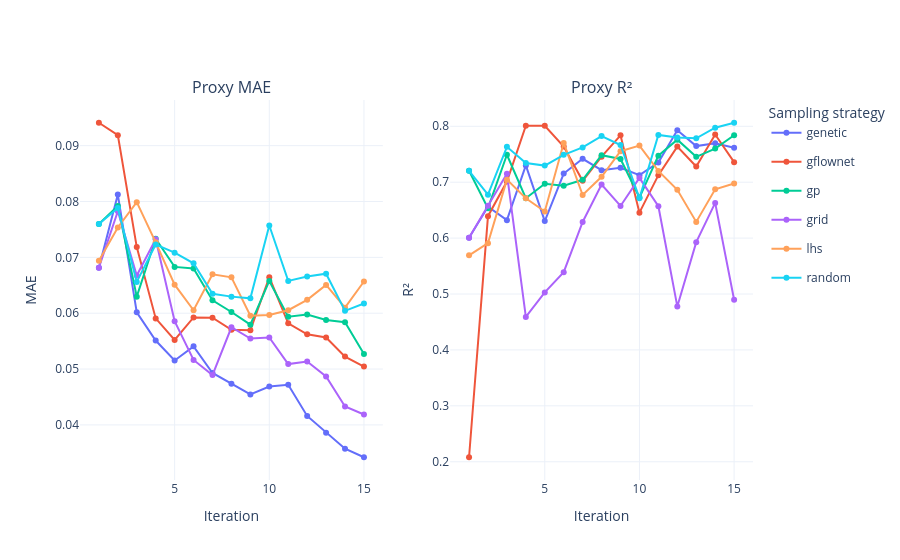

The code cell stored with this chart in its notebook:
### Code cell
plot_proxy_curves(metrics)

### Figure 1 — Plotly figure (JSON) as saved in the notebook; plotly's stock layout.template omitted (floating-point values rounded to 4 significant figures)
{"data": [{"legendgroup": "genetic", "line": {"color": "#636efa", "width": 2}, "marker": {"color": "#636efa"}, "mode": "lines+markers", "name": "genetic", "type": "scatter", "x": [1, 2, 3, 4, 5, 6, 7, 8, 9, 10, 11, 12, 13, 14, 15], "xaxis": "x", "y": [0.06815, 0.08124, 0.06015, 0.05511, 0.05153, 0.05407, 0.0493, 0.04738, 0.04544, 0.04687, 0.0472, 0.04161, 0.03861, 0.03574, 0.03421], "yaxis": "y"}, {"legendgroup": "genetic", "line": {"color": "#636efa", "width": 2}, "marker": {"color": "#636efa"}, "mode": "lines+markers", "name": "genetic", "showlegend": false, "type": "scatter", "x": [1, 2, 3, 4, 5, 6, 7, 8, 9, 10, 11, 12, 13, 14, 15], "xaxis": "x2", "y": [0.6005, 0.6561, 0.6321, 0.73, 0.6305, 0.7155, 0.7418, 0.7215, 0.7256, 0.7125, 0.7353, 0.7929, 0.7646, 0.7698, 0.7617], "yaxis": "y2"}, {"legendgroup": "gflownet", "line": {"color": "#ef553b", "width": 2}, "marker": {"color": "#ef553b"}, "mode": "lines+markers", "name": "gflownet", "type": "scatter", "x": [1, 2, 3, 4, 5, 6, 7, 8, 9, 10, 11, 12, 13, 14, 15], "xaxis": "x", "y": [0.09411, 0.09188, 0.07184, 0.05907, 0.05521, 0.05925, 0.0592, 0.05702, 0.05697, 0.06644, 0.0582, 0.05622, 0.05565, 0.05223, 0.05044], "yaxis": "y"}, {"legendgroup": "gflownet", "line": {"color": "#ef553b", "width": 2}, "marker": {"color": "#ef553b"}, "mode": "lines+markers", "name": "gflownet", "showlegend": false, "type": "scatter", "x": [1, 2, 3, 4, 5, 6, 7, 8, 9, 10, 11, 12, 13, 14, 15], "xaxis": "x2", "y": [0.2081, 0.6392, 0.7013, 0.801, 0.8009, 0.7638, 0.7024, 0.7457, 0.7838, 0.6455, 0.7126, 0.7636, 0.728, 0.7853, 0.7358], "yaxis": "y2"}, {"legendgroup": "gp", "line": {"color": "#00cc96", "width": 2}, "marker": {"color": "#00cc96"}, "mode": "lines+markers", "name": "gp", "type": "scatter", "x": [1, 2, 3, 4, 5, 6, 7, 8, 9, 10, 11, 12, 13, 14, 15], "xaxis": "x", "y": [0.07599, 0.0792, 0.06297, 0.07333, 0.06829, 0.06801, 0.0623, 0.06022, 0.05794, 0.06578, 0.05938, 0.05977, 0.05879, 0.05837, 0.05268], "yaxis": "y"}, {"legendgroup": "gp", "line": {"color": "#00cc96", "width": 2}, "marker": {"color": "#00cc96"}, "mode": "lines+markers", "name": "gp", "showlegend": false, "type": "scatter", "x": [1, 2, 3, 4, 5, 6, 7, 8, 9, 10, 11, 12, 13, 14, 15], "xaxis": "x2", "y": [0.7203, 0.6535, 0.749, 0.6713, 0.6973, 0.6936, 0.7043, 0.7483, 0.7415, 0.6725, 0.7475, 0.7761, 0.7454, 0.7601, 0.7839], "yaxis": "y2"}, {"legendgroup": "grid", "line": {"color": "#ab63fa", "width": 2}, "marker": {"color": "#ab63fa"}, "mode": "lines+markers", "name": "grid", "type": "scatter", "x": [1, 2, 3, 4, 5, 6, 7, 8, 9, 10, 11, 12, 13, 14, 15], "xaxis": "x", "y": [0.06815, 0.07826, 0.06674, 0.07324, 0.05857, 0.05163, 0.04893, 0.05748, 0.05547, 0.05565, 0.05089, 0.05135, 0.04868, 0.0433, 0.04187], "yaxis": "y"}, {"legendgroup": "grid", "line": {"color": "#ab63fa", "width": 2}, "marker": {"color": "#ab63fa"}, "mode": "lines+markers", "name": "grid", "showlegend": false, "type": "scatter", "x": [1, 2, 3, 4, 5, 6, 7, 8, 9, 10, 11, 12, 13, 14, 15], "xaxis": "x2", "y": [0.6005, 0.6577, 0.7151, 0.459, 0.5029, 0.5391, 0.6289, 0.6957, 0.6575, 0.7077, 0.657, 0.4778, 0.5927, 0.6629, 0.4896], "yaxis": "y2"}, {"legendgroup": "lhs", "line": {"color": "#ffa15a", "width": 2}, "marker": {"color": "#ffa15a"}, "mode": "lines+markers", "name": "lhs", "type": "scatter", "x": [1, 2, 3, 4, 5, 6, 7, 8, 9, 10, 11, 12, 13, 14, 15], "xaxis": "x", "y": [0.0694, 0.07536, 0.07988, 0.07269, 0.06511, 0.06053, 0.06696, 0.06643, 0.05956, 0.05968, 0.06053, 0.0624, 0.06506, 0.061, 0.06567], "yaxis": "y"}, {"legendgroup": "lhs", "line": {"color": "#ffa15a", "width": 2}, "marker": {"color": "#ffa15a"}, "mode": "lines+markers", "name": "lhs", "showlegend": false, "type": "scatter", "x": [1, 2, 3, 4, 5, 6, 7, 8, 9, 10, 11, 12, 13, 14, 15], "xaxis": "x2", "y": [0.5691, 0.591, 0.7046, 0.6713, 0.6476, 0.7703, 0.6771, 0.7097, 0.7554, 0.7655, 0.7202, 0.6863, 0.629, 0.6873, 0.6976], "yaxis": "y2"}, {"legendgroup": "random", "line": {"color": "#19d3f3", "width": 2}, "marker": {"color": "#19d3f3"}, "mode": "lines+markers", "name": "random", "type": "scatter", "x": [1, 2, 3, 4, 5, 6, 7, 8, 9, 10, 11, 12, 13, 14, 15], "xaxis": "x", "y": [0.07599, 0.07883, 0.06561, 0.07229, 0.07084, 0.06894, 0.06347, 0.06297, 0.06266, 0.07571, 0.06578, 0.06659, 0.06708, 0.06043, 0.06173], "yaxis": "y"}, {"legendgroup": "random", "line": {"color": "#19d3f3", "width": 2}, "marker": {"color": "#19d3f3"}, "mode": "lines+markers", "name": "random", "showlegend": false, "type": "scatter", "x": [1, 2, 3, 4, 5, 6, 7, 8, 9, 10, 11, 12, 13, 14, 15], "xaxis": "x2", "y": [0.7203, 0.6776, 0.7632, 0.7342, 0.7297, 0.7489, 0.7621, 0.7824, 0.7664, 0.6714, 0.7844, 0.7799, 0.7784, 0.7974, 0.8063], "yaxis": "y2"}], "layout": {"annotations": [{"font": {"size": 16}, "showarrow": false, "text": "Proxy MAE", "x": 0.225, "xanchor": "center", "xref": "paper", "y": 1, "yanchor": "bottom", "yref": "paper"}, {"font": {"size": 16}, "showarrow": false, "text": "Proxy R²", "x": 0.775, "xanchor": "center", "xref": "paper", "y": 1, "yanchor": "bottom", "yref": "paper"}], "legend": {"title": {"text": "Sampling strategy"}}, "xaxis": {"anchor": "y", "domain": [0, 0.45], "title": {"text": "Iteration"}}, "xaxis2": {"anchor": "y2", "domain": [0.55, 1], "title": {"text": "Iteration"}}, "yaxis": {"anchor": "x", "domain": [0, 1], "title": {"text": "MAE"}}, "yaxis2": {"anchor": "x2", "domain": [0, 1], "title": {"text": "R²"}}}}
